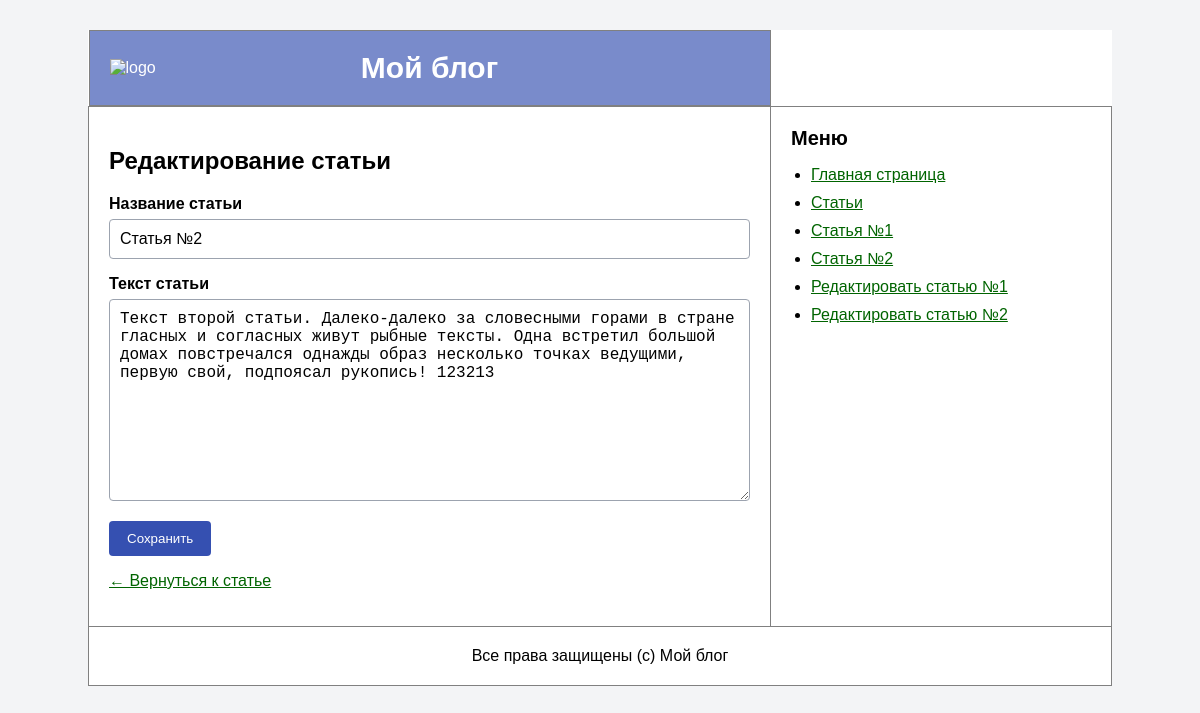
Page /article/2/edit on the committed database.
### tables this page shows
CREATE TABLE articles (
                id INTEGER PRIMARY KEY AUTOINCREMENT,
                author_id INTEGER NOT NULL,
                name VARCHAR(255) NOT NULL,
                text TEXT NOT NULL,
                created_at DATETIME NOT NULL DEFAULT CURRENT_TIMESTAMP
            );

### src/Controllers/ArticlesController.php (called while the page is built, shortened)
<?php
class ArticlesController
{
    public function edit(int $id): void
    {
        $article = Article::findById($id);
        $error = '';
        $success = '';
        $this->render('articles/edit.php', [
            'article' => $article,
            'error' => $error,
            'success' => $success,
        ], 'Редактирование статьи');
    }
    private function render(string $view, array $params = [], ?string $title = null): void
    {
        extract($params);
        require __DIR__ . '/../../views/' . $view;
        require __DIR__ . '/../../main.php';
    }
}

### src/Models/Article.php (called while the page is built, shortened)
<?php
class Article
{
    public function __construct(array $row)
    {
        $this->id = (int) $row['id'];
        $this->name = $row['name'];
        $this->text = $row['text'];
    }
    public static function findById(int $id): ?self
    {
        $db = Database::getConnection();
        $statement = $db->prepare('SELECT * FROM articles WHERE id = :id');
        $statement->execute([
            'id' => $id,
        ]);
        $row = $statement->fetch(PDO::FETCH_ASSOC);
        return new self($row);
    }
}

### views/articles/edit.php (the view, shortened to what this page needs)
<h2>Редактирование статьи</h2>
<form method="post" action="/article/<?= $article->id ?>/edit" class="article-form">
    <div class="form-group">
        <label for="name">Название статьи</label>
        <input
            type="text"
            id="name"
            name="name"
            value="<?= htmlspecialchars($article->name, ENT_QUOTES, 'UTF-8') ?>"
            required
        >
    </div>
    <div class="form-group">
        <label for="text">Текст статьи</label>
        <textarea id="text" name="text" rows="10" required><?= htmlspecialchars($article->text, ENT_QUOTES, 'UTF-8') ?></textarea>
    </div>
    <button type="submit">Сохранить</button>
</form>
<p>
    <a href="/articles/<?= $article->id ?>">← Вернуться к статье</a>
</p>

### styles/styles.css (style rules this page uses)
body { margin: 0; font-family: Arial, sans-serif; background-color: #f3f4f6; }
a, a:visited { color: darkgreen; }
.article-form, .comment-form { max-width: 700px; }
.form-group { margin-bottom: 16px; }
.form-group label { display: block; margin-bottom: 6px; font-weight: 700; }
.form-group input, .form-group textarea { width: 100%; box-sizing: border-box; padding: 10px; font-size: 16px; border: 1px solid #9ca3af; border-radius: 4px; }
button { padding: 10px 18px; background: rgba(32, 62, 169, 0.9); color: white; border: none; border-radius: 4px; cursor: pointer; }

### rows in the picture
articles: name "Статья №2", text "Текст второй статьи. Далеко-далеко за словесными горами в стране гласных и согласных живут рыбные тексты. Одна встретил большой домах повстречался однажды образ несколько точках ведущими, первую свой, подпоясал рукопись! 123213"
